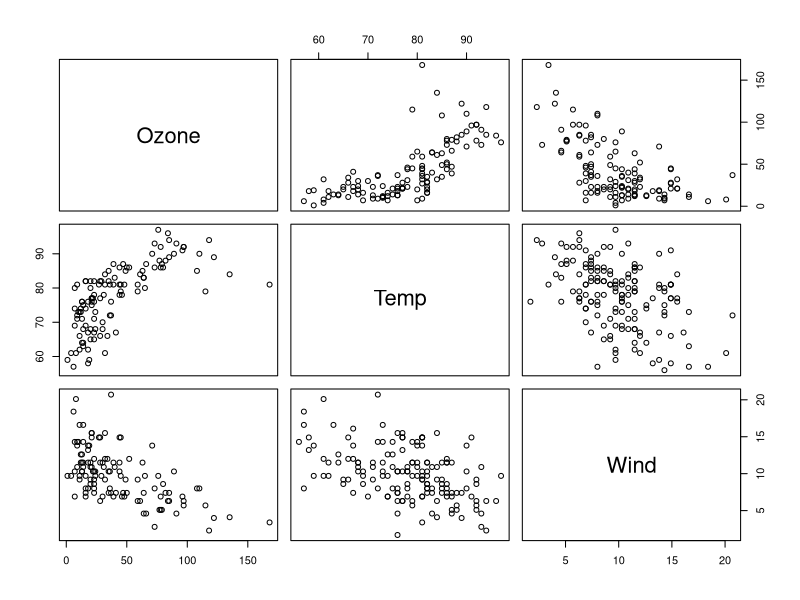

Recreate this plot in R.
library(datasets)

Ozone.Temp.Wind <- subset(airquality,select = c(Ozone,Temp,Wind))
head(Ozone.Temp.Wind)

pairs(Ozone.Temp.Wind)


